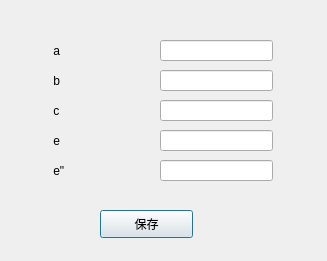
<?xml version="1.0" encoding="UTF-8"?>
<ui version="4.0">
 <class>Dialog</class>
 <widget class="QDialog" name="Dialog">
  <property name="geometry">
   <rect>
    <x>0</x>
    <y>0</y>
    <width>327</width>
    <height>261</height>
   </rect>
  </property>
  <property name="windowTitle">
   <string>Dialog</string>
  </property>
  <widget class="QLabel" name="label">
   <property name="geometry">
    <rect>
     <x>40</x>
     <y>40</y>
     <width>72</width>
     <height>21</height>
    </rect>
   </property>
   <property name="text">
    <string>    a</string>
   </property>
  </widget>
  <widget class="QLabel" name="label_2">
   <property name="geometry">
    <rect>
     <x>40</x>
     <y>70</y>
     <width>72</width>
     <height>21</height>
    </rect>
   </property>
   <property name="text">
    <string>    b</string>
   </property>
  </widget>
  <widget class="QLabel" name="label_3">
   <property name="geometry">
    <rect>
     <x>40</x>
     <y>100</y>
     <width>72</width>
     <height>21</height>
    </rect>
   </property>
   <property name="text">
    <string>    c</string>
   </property>
  </widget>
  <widget class="QLabel" name="label_4">
   <property name="geometry">
    <rect>
     <x>40</x>
     <y>130</y>
     <width>72</width>
     <height>21</height>
    </rect>
   </property>
   <property name="text">
    <string>    e</string>
   </property>
  </widget>
  <widget class="QLabel" name="label_5">
   <property name="geometry">
    <rect>
     <x>40</x>
     <y>160</y>
     <width>72</width>
     <height>21</height>
    </rect>
   </property>
   <property name="text">
    <string>    e&quot;</string>
   </property>
  </widget>
  <widget class="QLineEdit" name="lineEdit">
   <property name="geometry">
    <rect>
     <x>160</x>
     <y>40</y>
     <width>113</width>
     <height>21</height>
    </rect>
   </property>
  </widget>
  <widget class="QLineEdit" name="lineEdit_2">
   <property name="geometry">
    <rect>
     <x>160</x>
     <y>70</y>
     <width>113</width>
     <height>21</height>
    </rect>
   </property>
  </widget>
  <widget class="QLineEdit" name="lineEdit_3">
   <property name="geometry">
    <rect>
     <x>160</x>
     <y>100</y>
     <width>113</width>
     <height>21</height>
    </rect>
   </property>
  </widget>
  <widget class="QLineEdit" name="lineEdit_4">
   <property name="geometry">
    <rect>
     <x>160</x>
     <y>130</y>
     <width>113</width>
     <height>21</height>
    </rect>
   </property>
  </widget>
  <widget class="QLineEdit" name="lineEdit_5">
   <property name="geometry">
    <rect>
     <x>160</x>
     <y>160</y>
     <width>113</width>
     <height>21</height>
    </rect>
   </property>
  </widget>
  <widget class="QPushButton" name="pushButton">
   <property name="geometry">
    <rect>
     <x>100</x>
     <y>210</y>
     <width>93</width>
     <height>28</height>
    </rect>
   </property>
   <property name="text">
    <string>保存</string>
   </property>
  </widget>
 </widget>
 <resources/>
 <connections/>
</ui>
